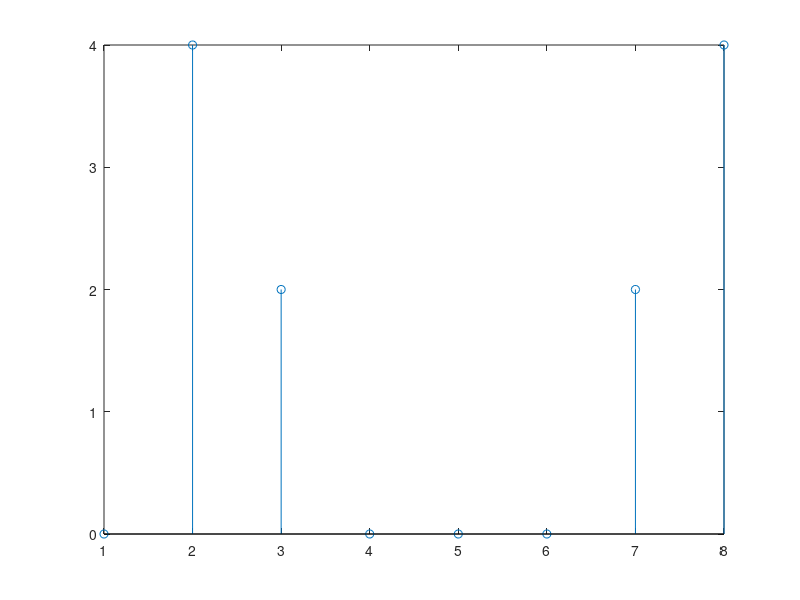

MATLAB code to generate this figure:
clc;
clear;

fs=8000;
ts=1/fs;
N=8;


n=1:N;
x=sin(2*pi*1000*n*ts)+0.5*sin(2*pi*2000*n*ts);

for m=0:length(x)-1
real=0;
imaginary=0;

for i=0:N-1
real=real+(x(i+1)*cos((2*pi*m*i)/N));
imaginary=imaginary+(x(i+1)*sin((2*pi*m*i)/N));

end

result(m+1)=real;
result2(m+1)=imaginary;

end;

for iter=1:N

maginitiude(iter)=sqrt((result(iter)*result(iter))+(result2(iter)*result2(iter)));

end;
disp(maginitiude);

stem(n,maginitiude);